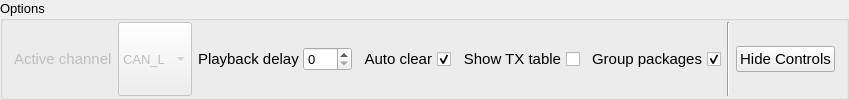
         <widget class="QGroupBox" name="groupBox_5">
          <property name="font">
           <font>
            <pointsize>10</pointsize>
           </font>
          </property>
          <property name="title">
           <string>Options</string>
          </property>
          <layout class="QHBoxLayout" name="horizontalLayout_6">
           <property name="topMargin">
            <number>1</number>
           </property>
           <property name="bottomMargin">
            <number>1</number>
           </property>
           <item>
            <layout class="QHBoxLayout" name="horizontalLayout_5">
             <item>
              <widget class="QLabel" name="label_3">
               <property name="enabled">
                <bool>false</bool>
               </property>
               <property name="font">
                <font>
                 <pointsize>11</pointsize>
                </font>
               </property>
               <property name="text">
                <string>Active channel</string>
               </property>
              </widget>
             </item>
             <item>
              <widget class="QComboBox" name="activeChannelComboBox">
               <property name="enabled">
                <bool>false</bool>
               </property>
               <property name="sizePolicy">
                <sizepolicy hsizetype="Preferred" vsizetype="Preferred">
                 <horstretch>0</horstretch>
                 <verstretch>0</verstretch>
                </sizepolicy>
               </property>
               <property name="minimumSize">
                <size>
                 <width>0</width>
                 <height>0</height>
                </size>
               </property>
               <property name="font">
                <font>
                 <pointsize>10</pointsize>
                </font>
               </property>
               <item>
                <property name="text">
                 <string>CAN_L</string>
                </property>
               </item>
               <item>
                <property name="text">
                 <string>CAN_M</string>
                </property>
               </item>
               <item>
                <property name="text">
                 <string>CAN_H</string>
                </property>
               </item>
               <item>
                <property name="text">
                 <string>DAF</string>
                </property>
               </item>
              </widget>
             </item>
            </layout>
           </item>
           <item>
            <layout class="QHBoxLayout" name="horizontalLayout_2">
             <property name="spacing">
              <number>0</number>
             </property>
             <item>
              <widget class="QLabel" name="label">
               <property name="sizePolicy">
                <sizepolicy hsizetype="Minimum" vsizetype="Preferred">
                 <horstretch>0</horstretch>
                 <verstretch>0</verstretch>
                </sizepolicy>
               </property>
               <property name="minimumSize">
                <size>
                 <width>88</width>
                 <height>0</height>
                </size>
               </property>
               <property name="font">
                <font>
                 <pointsize>11</pointsize>
                </font>
               </property>
               <property name="text">
                <string>Playback delay </string>
               </property>
              </widget>
             </item>
             <item>
              <widget class="QSpinBox" name="playbackDelaySpinBox">
               <property name="sizePolicy">
                <sizepolicy hsizetype="Minimum" vsizetype="Fixed">
                 <horstretch>0</horstretch>
                 <verstretch>0</verstretch>
                </sizepolicy>
               </property>
               <property name="minimumSize">
                <size>
                 <width>20</width>
                 <height>20</height>
                </size>
               </property>
               <property name="font">
                <font>
                 <pointsize>10</pointsize>
                </font>
               </property>
               <property name="maximum">
                <number>999</number>
               </property>
               <property name="value">
                <number>0</number>
               </property>
              </widget>
             </item>
            </layout>
           </item>
           <item>
            <widget class="QCheckBox" name="autoclearCheckBox">
             <property name="sizePolicy">
              <sizepolicy hsizetype="Preferred" vsizetype="Preferred">
               <horstretch>0</horstretch>
               <verstretch>0</verstretch>
              </sizepolicy>
             </property>
             <property name="font">
              <font>
               <pointsize>11</pointsize>
              </font>
             </property>
             <property name="layoutDirection">
              <enum>Qt::RightToLeft</enum>
             </property>
             <property name="text">
              <string>Auto clear</string>
             </property>
             <property name="checked">
              <bool>true</bool>
             </property>
            </widget>
           </item>
           <item>
            <widget class="QCheckBox" name="showSendingTableCheckBox">
             <property name="sizePolicy">
              <sizepolicy hsizetype="Preferred" vsizetype="Preferred">
               <horstretch>0</horstretch>
               <verstretch>0</verstretch>
              </sizepolicy>
             </property>
             <property name="font">
              <font>
               <pointsize>11</pointsize>
              </font>
             </property>
             <property name="layoutDirection">
              <enum>Qt::RightToLeft</enum>
             </property>
             <property name="text">
              <string>Show TX table</string>
             </property>
            </widget>
           </item>
           <item>
            <widget class="QCheckBox" name="groupModeCheckBox">
             <property name="sizePolicy">
              <sizepolicy hsizetype="Preferred" vsizetype="Preferred">
               <horstretch>0</horstretch>
               <verstretch>0</verstretch>
              </sizepolicy>
             </property>
             <property name="font">
              <font>
               <pointsize>11</pointsize>
              </font>
             </property>
             <property name="layoutDirection">
              <enum>Qt::RightToLeft</enum>
             </property>
             <property name="text">
              <string>Group packages</string>
             </property>
             <property name="checked">
              <bool>true</bool>
             </property>
            </widget>
           </item>
           <item>
            <widget class="Line" name="line_6">
             <property name="orientation">
              <enum>Qt::Vertical</enum>
             </property>
            </widget>
           </item>
           <item>
            <widget class="QPushButton" name="hideControlsButton">
             <property name="maximumSize">
              <size>
               <width>100</width>
               <height>16777215</height>
              </size>
             </property>
             <property name="font">
              <font>
               <pointsize>11</pointsize>
              </font>
             </property>
             <property name="text">
              <string>Hide Controls</string>
             </property>
            </widget>
           </item>
          </layout>
         </widget>
